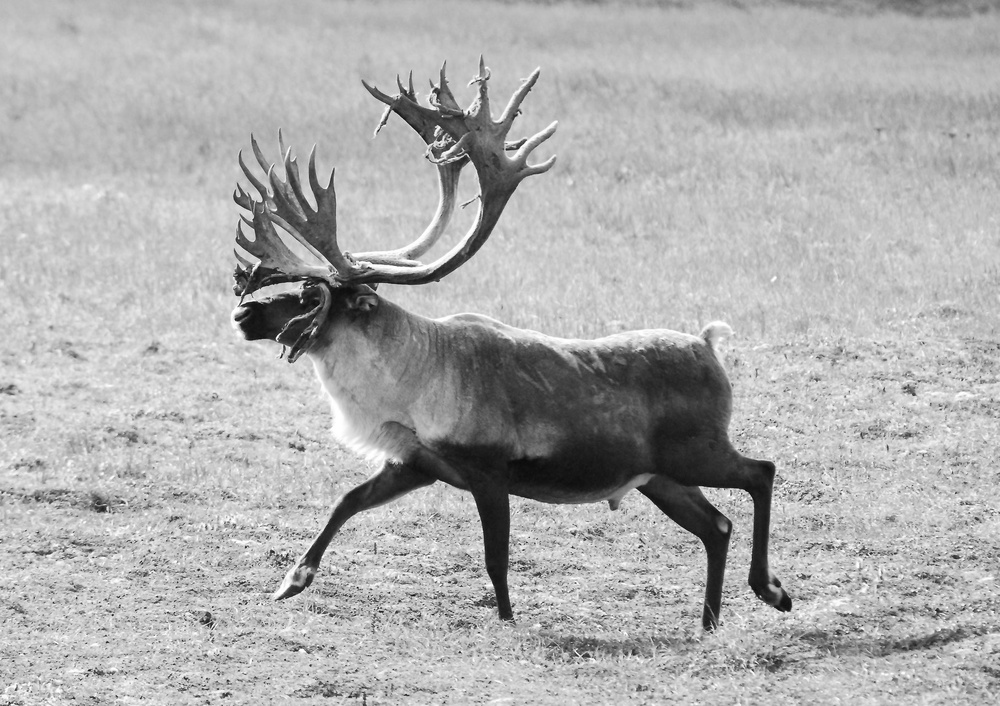
%> input picture Image Processing With Matlab/0003-Image-Display/_images/caribou.jpg, 1000 x 706 px, shrunk from 2400 x 1694 before the run
$ octave exm_003_bit_planes_of_8_bit_grascale_image.m   (GNU Octave 9; MATLAB toolbox functions it lacks are replaced by stand-ins)
%> lines starting %> are read from the running program, lines starting %| are printed output that depends on the picture
c = imread('_images/caribou.jpg');
%> c is the input picture: size 706x1000 uint8; min 4, max 255, mean 174.2

% bit planes can be accessed by the bitget function
% n-th rightmost bit from every element in c
max_bit = 8;
for n = 1 : max_bit
    subplot(2, 4, n), ...
        imshow(logical(bitget(c, n)));
end
%> this loop made 8 passes
%> pass 1, `imshow(logical(bitget(c, n)));`:
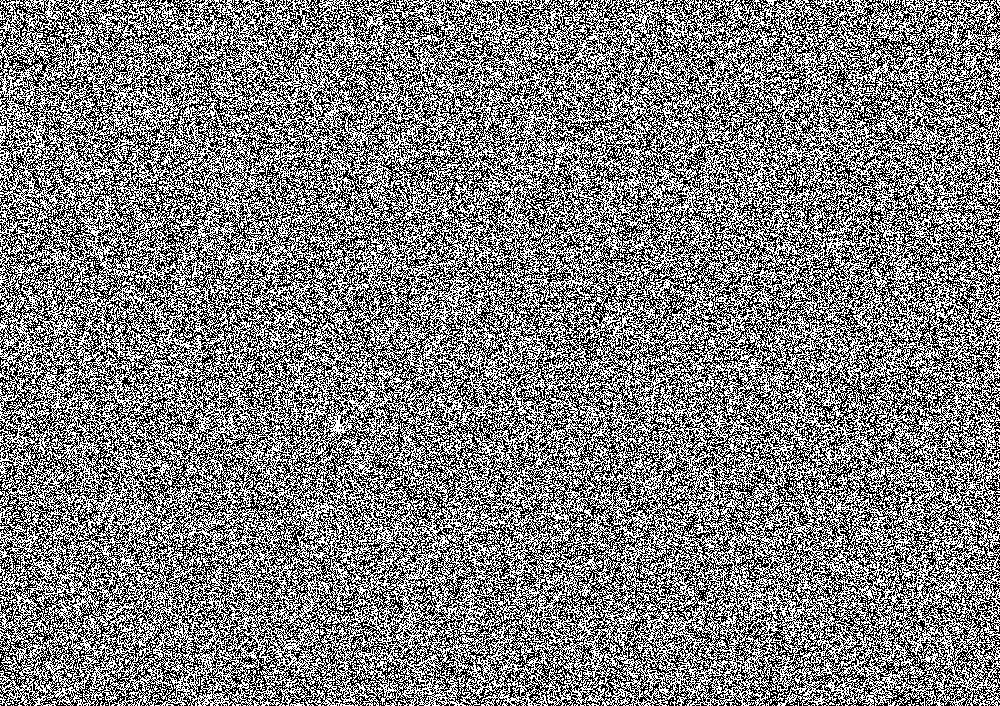
%> displayed picture: size 706x1000 logical; 50% white in thin lines or dots
%> pass 2, `imshow(logical(bitget(c, n)));`:
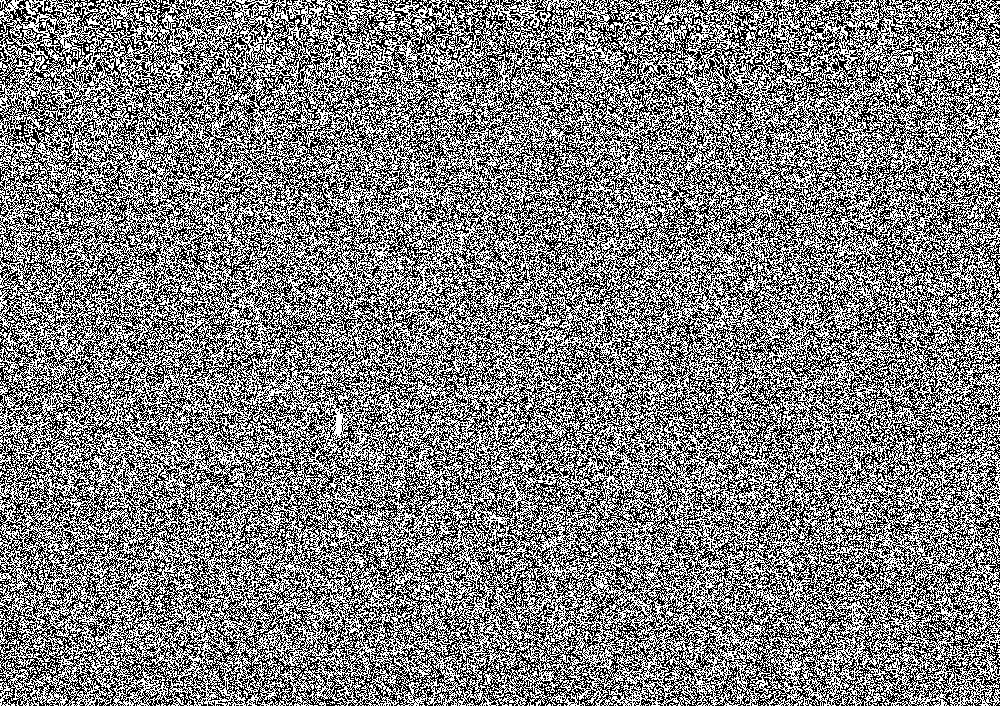
%> displayed picture: size 706x1000 logical; 50.1% white; black in thin lines or dots
%> after the loop:
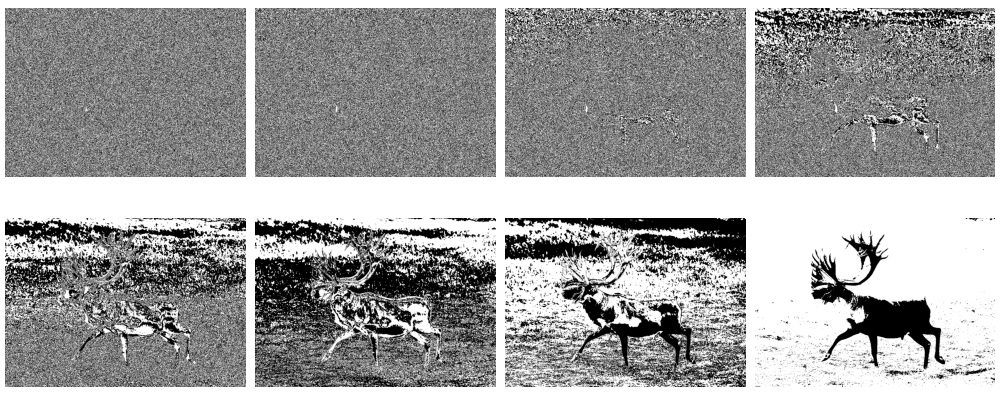
%> figure redrawn from the program's plot data, 8 panels

$ run again, with Image Processing With Matlab/0003-Image-Display/_images/cameraman.bmp saved as Image Processing With Matlab/0003-Image-Display/_images/caribou.jpg
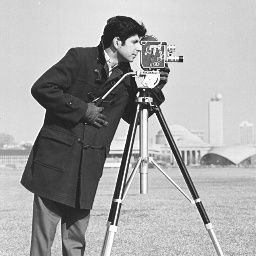
%> input picture Image Processing With Matlab/0003-Image-Display/_images/cameraman.bmp, 256 x 256 px
%> c is the input picture: size 256x256 uint8; min 20, max 255, mean 166.9
%> the loop `for n = 1 : max_bit` made 8 passes
%> pass 1, `imshow(logical(bitget(c, n)));`:
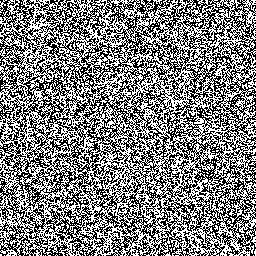
%> displayed picture: size 256x256 logical; 50.1% white; black in thin lines or dots
%> pass 2, `imshow(logical(bitget(c, n)));`:
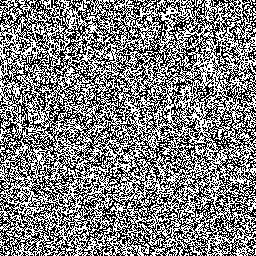
%> displayed picture: size 256x256 logical; 50.4% white; black in thin lines or dots
